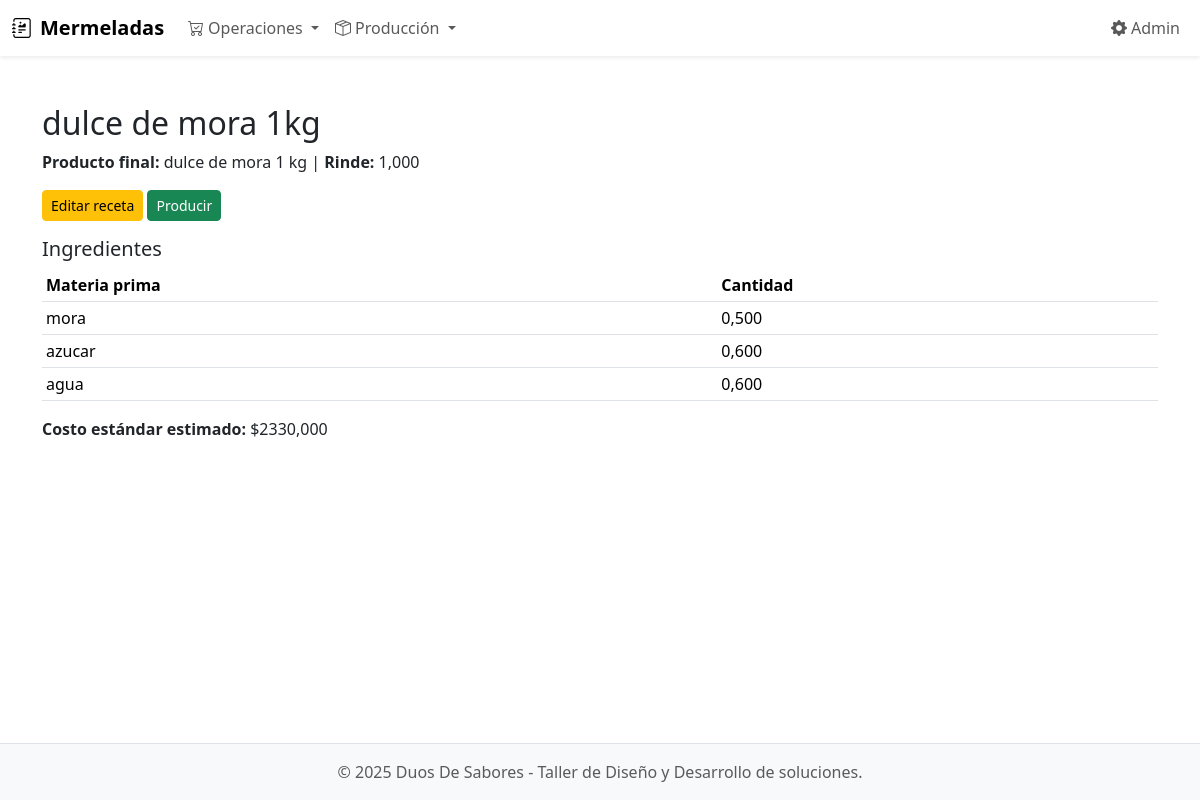
The app's page /recetas/3/ with its own data.
### ventas/models.py (models this page shows, shortened)
class Recipe(models.Model):
    nombre = models.CharField(max_length=150, unique=True)
    producto_final = models.ForeignKey(Product, on_delete=models.SET_NULL, null=True, blank=True)
    rendimiento_unidades = models.DecimalField(max_digits=12, decimal_places=3, default=1)
    class Meta:
        verbose_name = "Receta"
        verbose_name_plural = "Recetas"
    def costo_estandar(self):
        return sum(item.cantidad * item.materia_prima.costo_unitario for item in self.items.all())

class Product(models.Model):
    nombre = models.CharField(max_length=150)
    categoria = models.ForeignKey(Category, on_delete=models.SET_NULL, null=True, blank=True)
    unidad = models.CharField(max_length=2, choices=UNIT_CHOICES, default="un")
    precio_unitario = models.IntegerField(validators=[MinValueValidator(0)], help_text="Precio de venta por unidad (CLP entero)")
    stock = models.IntegerField(default=0, help_text="Stock disponible en unidades enteras")
    activo = models.BooleanField(default=True)
    class Meta:
        verbose_name = "Producto"
        verbose_name_plural = "Productos"
    def __str__(self):
        return self.nombre

class RecipeItem(models.Model):
    receta = models.ForeignKey(Recipe, related_name="items", on_delete=models.CASCADE)
    materia_prima = models.ForeignKey(RawMaterial, on_delete=models.PROTECT)
    cantidad = models.DecimalField(max_digits=12, decimal_places=3)
    class Meta:
        verbose_name = "Ingrediente de Receta"
        verbose_name_plural = "Ingredientes de Receta"

class RawMaterial(models.Model):
    nombre = models.CharField(max_length=150, unique=True)
    unidad = models.CharField(max_length=2, choices=UNIT_CHOICES, default="g")
    costo_unitario = models.IntegerField(default=0, validators=[MinValueValidator(0)], help_text="Costo por unidad (CLP entero)")
    stock = models.IntegerField(default=0, help_text="Stock disponible en unidades enteras")
    class Meta:
        verbose_name = "Materia Prima"
        verbose_name_plural = "Materias Primas"
    def __str__(self):
        return self.nombre

### ventas/views.py (the view)
# urls.py: path('recetas/<int:pk>/', views.receta_detalle, name='receta_detail'),
def receta_detalle(request, pk):
    receta = get_object_or_404(Recipe, pk=pk)
    return render(request, "recetas/detail.html", {"receta": receta})

### templates/recetas/detail.html (shortened to what this page needs)
{% extends 'base.html' %}
{% block content %}
<h2>{{ receta.nombre }}</h2>
<p><strong>Producto final:</strong> {{ receta.producto_final }} | <strong>Rinde:</strong> {{ receta.rendimiento_unidades }}</p>
<p>
  <a href="{% url 'receta_update' receta.pk %}" class="btn btn-sm btn-warning">Editar receta</a>
  <a href="{% url 'receta_producir' receta.pk %}" class="btn btn-sm btn-success">Producir</a>
</p>
<h5>Ingredientes</h5>
<table class="table table-sm">
  <thead><tr><th>Materia prima</th><th>Cantidad</th></tr></thead>
  <tbody>
  {% for i in receta.items.all %}
    <tr><td>{{ i.materia_prima }}</td><td>{{ i.cantidad }}</td></tr>
  {% endfor %}
  </tbody>
</table>
<p><strong>Costo estándar estimado:</strong> ${{ receta.costo_estandar }}</p>
{% endblock %}

### records on screen
Recipe: nombre "dulce de mora 1kg", producto_final "dulce de mora 1 kg", rendimiento_unidades "1,000", costo_estandar "2330,000"
RecipeItem: materia_prima "mora", cantidad "0,500"
RecipeItem: materia_prima "azucar", cantidad "0,600"
RecipeItem: materia_prima "agua", cantidad "0,600"
